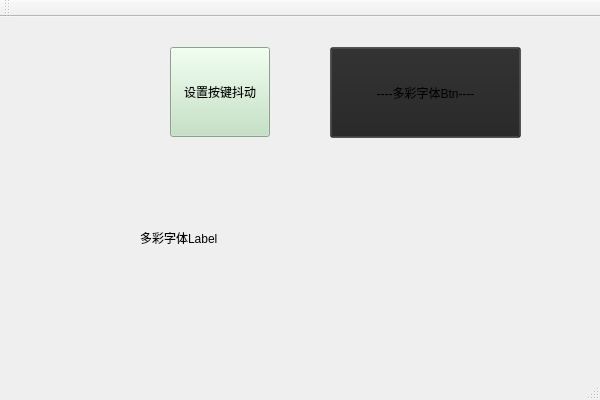
<?xml version="1.0" encoding="UTF-8"?>
<ui version="4.0">
 <class>H_qssClass</class>
 <widget class="QMainWindow" name="H_qssClass">
  <property name="geometry">
   <rect>
    <x>0</x>
    <y>0</y>
    <width>600</width>
    <height>400</height>
   </rect>
  </property>
  <property name="windowTitle">
   <string>H_qss</string>
  </property>
  <property name="styleSheet">
   <string notr="true">#pushButtonShake
{
	background: rgb(191,225,191);
}

#pushButtonShake:hover
{
	background: rgb(191,225,0);
	animation: shake 800ms ease-in-out;
	widget-animation-duration: 1000;
}


#widgetShake
{
	background: rgb(191,225,191);
}

#widgetShake:hover
{
	background: rgb(191,225,0);
	animation: shake 800ms ease-in-out;
	widget-animation-duration: 1000;
}</string>
  </property>
  <widget class="QWidget" name="centralWidget">
   <widget class="QWidget" name="widget" native="true">
    <property name="geometry">
     <rect>
      <x>160</x>
      <y>30</y>
      <width>120</width>
      <height>90</height>
     </rect>
    </property>
    <widget class="QPushButton" name="pushButtonShake">
     <property name="geometry">
      <rect>
       <x>10</x>
       <y>0</y>
       <width>100</width>
       <height>90</height>
      </rect>
     </property>
     <property name="text">
      <string>设置按键抖动</string>
     </property>
    </widget>
   </widget>
   <widget class="vColorfulBtn" name="pushButtonText">
    <property name="geometry">
     <rect>
      <x>330</x>
      <y>30</y>
      <width>191</width>
      <height>91</height>
     </rect>
    </property>
    <property name="styleSheet">
     <string notr="true">
background-color: rgba(35,35,35, 50%);
font: 87 12pt &quot;Arial Black&quot;;
color: qlineargradient(spread:pad, x1:0, y1:0, x2:1, y2:0,
	stop:0 rgba(255, 0, 0, 255), 
	stop:0.166 rgba(255, 255, 0, 255), 
	stop:0.333 rgba(0, 255, 0, 255), 
	stop:0.5 rgba(0, 255, 255, 255), 
	stop:0.666 rgba(0, 0, 255, 255), 
	stop:0.833 rgba(255, 0, 255, 255), 
	stop:1 rgba(255, 0, 0, 255));
</string>
    </property>
    <property name="text">
     <string>----多彩字体Btn----</string>
    </property>
   </widget>
   <widget class="QLabel" name="label_color">
    <property name="geometry">
     <rect>
      <x>140</x>
      <y>200</y>
      <width>231</width>
      <height>41</height>
     </rect>
    </property>
    <property name="styleSheet">
     <string notr="true"/>
    </property>
    <property name="text">
     <string>多彩字体Label</string>
    </property>
   </widget>
  </widget>
  <widget class="QMenuBar" name="menuBar">
   <property name="geometry">
    <rect>
     <x>0</x>
     <y>0</y>
     <width>600</width>
     <height>23</height>
    </rect>
   </property>
  </widget>
  <widget class="QToolBar" name="mainToolBar">
   <attribute name="toolBarArea">
    <enum>TopToolBarArea</enum>
   </attribute>
   <attribute name="toolBarBreak">
    <bool>false</bool>
   </attribute>
  </widget>
  <widget class="QStatusBar" name="statusBar"/>
 </widget>
 <layoutdefault spacing="6" margin="11"/>
 <customwidgets>
  <customwidget>
   <class>vColorfulBtn</class>
   <extends>QPushButton</extends>
   <header>vcolorfulbtn.h</header>
  </customwidget>
 </customwidgets>
 <resources>
  <include location="H_qss.qrc"/>
 </resources>
 <connections/>
</ui>
